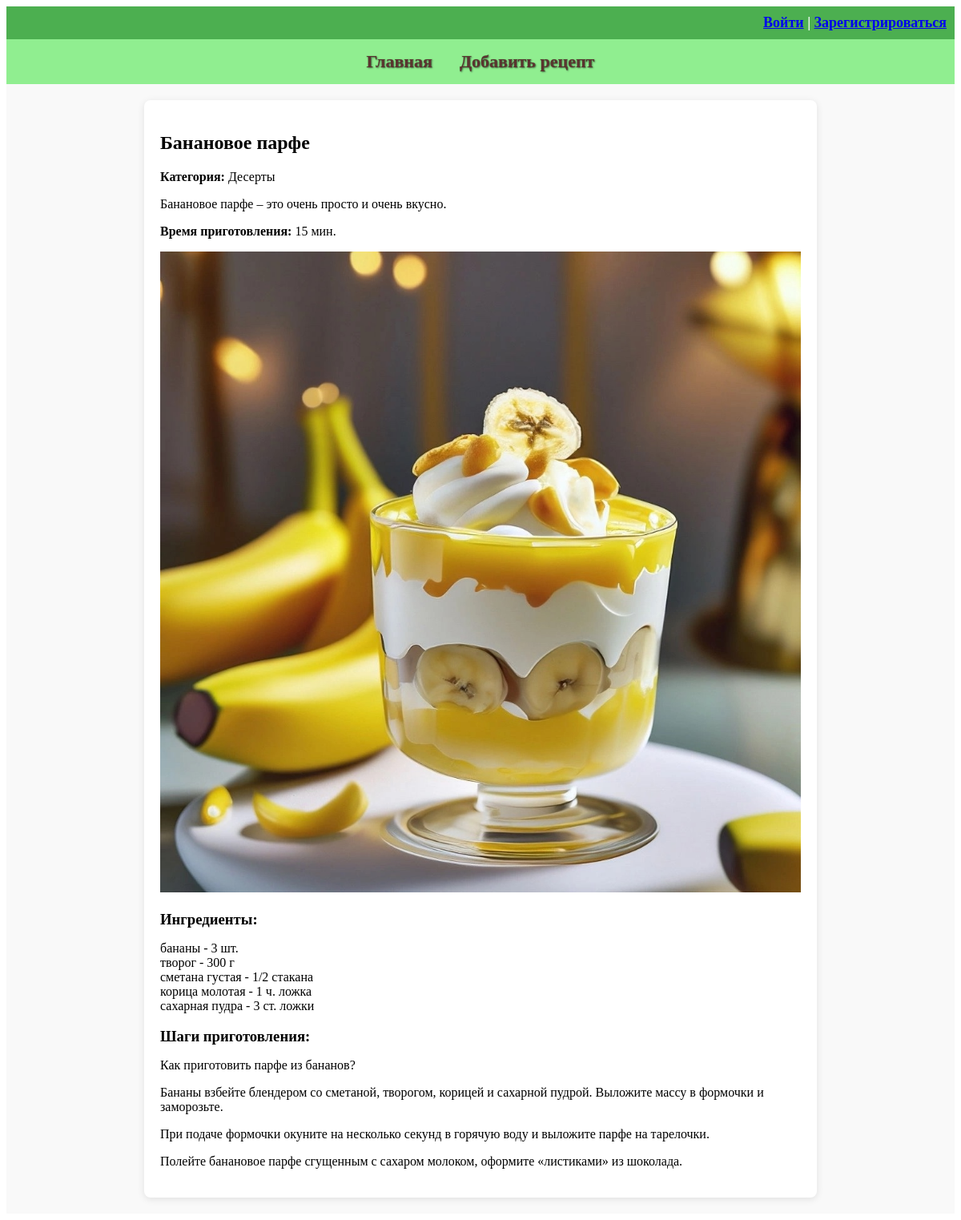
The page /recipe/16/ on the database its author committed.
### recipe_app/models.py (models this page shows, shortened)
class Recipe(models.Model):
    title = models.CharField(max_length=100, verbose_name="Название блюда")
    description = models.TextField(verbose_name="Описание")
    preparation_steps = models.TextField(verbose_name="Шаги приготовления")
    preparation_time = models.PositiveIntegerField(verbose_name="Время приготовления в минутах")
    image = models.ImageField(upload_to='recipes/images/', verbose_name="Добавьте фото")
    author = models.ForeignKey(User, on_delete=models.CASCADE, verbose_name="Автор")
    categories = models.ManyToManyField(Category, through='RecipeCategory', verbose_name="Категория")
    ingredients = models.TextField(blank=True, null=True, verbose_name="Ингредиенты")

class Category(models.Model):
    name = models.CharField(max_length=50)

### recipe_app/views.py (the view)
# urls.py: path('recipe/<int:recipe_id>/', recipe_detail, name='recipe_detail'),
def recipe_detail(request, recipe_id):
    recipe = get_object_or_404(Recipe, id=recipe_id)
    return render(request, 'recipes/recipe_detail.html', {'recipe': recipe})

### recipe_app/templates/recipes/recipe_detail.html (shortened to what this page needs)
{% extends 'base.html' %}
{% block content %}
<h2>{{ recipe.title }}</h2>
<p><strong>Категория:</strong>
    {% for category in recipe.categories.all %}
    {{ category.name }}{% if not forloop.last %}, {% endif %}
    {% endfor %}
</p>
<p>{{ recipe.description }}</p>
<p><strong>Время приготовления:</strong> {{ recipe.preparation_time }} мин.</p>
<img src="{{ recipe.image.url }}" alt="{{ recipe.title }}">
{% if recipe.ingredients %}
<h3>Ингредиенты:</h3>
<p>{{ recipe.ingredients|linebreaks }}</p>
{% endif %}
<h3>Шаги приготовления:</h3>
<p>{{ recipe.preparation_steps|linebreaks }}</p>
{% endblock %}

### recipe_app/static/styles.css (style rules this page uses)
h3 { margin-bottom: 10px; }
img { max-width: 100%; height: auto; }

### rows shown on the page
Recipe: title "Банановое парфе", description "Банановое парфе – это очень просто и очень вкусно.", preparation_time "15", image (picture), ingredients "бананы - 3 шт. творог - 300 г сметана густая - 1/2 стакана корица молотая - 1 ч. ложка сахарная пудра - 3 ст. ложки", preparation_steps "Как приготовить парфе из бананов? Бананы взбейте блендером со сметаной, творогом, корицей и сахарной пудрой. Выложите массу в формочки и заморозьте. При подаче формочки окуните на несколько секунд в горячую воду и выложите парфе на тарелочки. Полейте банановое парфе сгущенным с сахаром молоком, оформите «листиками» из шоколада."
Category: name "Десерты"
